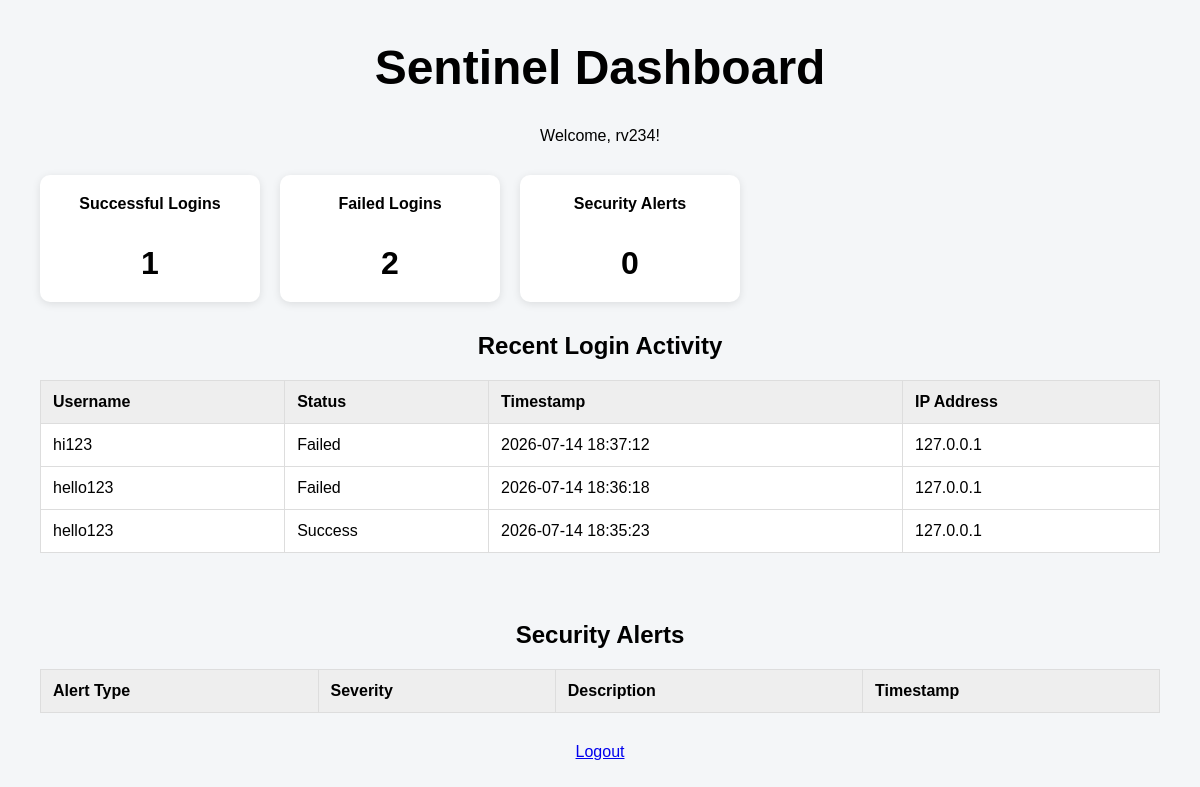
The app's page /dashboard (signed in) with its own data.
### tables this page shows
CREATE TABLE login_attempts (
            id INTEGER PRIMARY KEY AUTOINCREMENT,
            username TEXT NOT NULL,
            success INTEGER NOT NULL,
            timestamp DATETIME DEFAULT CURRENT_TIMESTAMP,
            ip_address TEXT NOT NULL
        );

### app.py (the view)
@app.route("/dashboard")
def dashboard():
    if "user_id" not in session:
        return redirect(url_for("login"))
    attempts = get_recent_login_attempts()
    alerts = get_recent_security_alerts()
    stats = get_dashboard_stats()
    return render_template(
        "dashboard.html",
        username=session["username"],
        attempts=attempts,
        alerts=alerts,
        stats=stats
    )

### database.py (called while the page is built)
def get_recent_login_attempts(limit=10):
    connection = sqlite3.connect("sentinel.db")
    cursor = connection.cursor()
    cursor.execute(
        """
        SELECT username, success, timestamp, ip_address
        FROM login_attempts
        ORDER BY timestamp DESC
        LIMIT ?
        """,
        (limit,)
    )
    attempts = cursor.fetchall()
    connection.close()
    return attempts
    connection.commit()
    connection.close()

def get_recent_security_alerts(limit=10):
    connection = sqlite3.connect("sentinel.db")
    cursor = connection.cursor()
    cursor.execute(
        """
        SELECT alert_type, severity, description, timestamp
        FROM security_alerts
        ORDER BY timestamp DESC
        LIMIT ?
        """,
        (limit,)
    )
    alerts = cursor.fetchall()
    connection.close()
    return alerts

def get_dashboard_stats():
    connection = sqlite3.connect("sentinel.db")
    cursor = connection.cursor()
    cursor.execute("""
        SELECT COUNT(*)
        FROM login_attempts
        WHERE success = 1
    """)
    successful_logins = cursor.fetchone()[0]
    cursor.execute("""
        SELECT COUNT(*)
        FROM login_attempts
        WHERE success = 0
    """)
    failed_logins = cursor.fetchone()[0]
    cursor.execute("""
        SELECT COUNT(*)
        FROM security_alerts
    """)
    total_alerts = cursor.fetchone()[0]
    connection.close()
    return {
        "successful_logins": successful_logins,
        "failed_logins": failed_logins,
        "total_alerts": total_alerts
    }

### templates/dashboard.html (shortened to what this page needs)
<link rel="stylesheet" href="{{ url_for('static', filename='style.css') }}">
<body>
    <h1>Sentinel Dashboard</h1>
    <p>Welcome, {{ username }}!</p>
<div class="stats-container">
    <div class="stat-card">
        <h3>Successful Logins</h3>
        <p>{{ stats["successful_logins"] }}</p>
    </div>
    <div class="stat-card">
        <h3>Failed Logins</h3>
        <p>{{ stats["failed_logins"] }}</p>
    </div>
    <div class="stat-card">
        <h3>Security Alerts</h3>
        <p>{{ stats["total_alerts"] }}</p>
    </div>
</div>
    <h2>Recent Login Activity</h2>
    <table border="1">
        <tr>
            <th>Username</th>
            <th>Status</th>
            <th>Timestamp</th>
            <th>IP Address</th>
        </tr>
        {% for attempt in attempts %}
        <tr>
            <td>{{ attempt[0] }}</td>
            <td>
                {% if attempt[1] == 1 %}
                    Success
                {% else %}
                    Failed
                {% endif %}
            </td>
            <td>{{ attempt[2] }}</td>
            <td>{{ attempt[3] }}</td>
        </tr>
        {% endfor %}
    </table>
    <br>
    <h2>Security Alerts</h2>
    <table border="1">
        <tr>
            <th>Alert Type</th>
            <th>Severity</th>
            <th>Description</th>
            <th>Timestamp</th>
        </tr>
    </table>
    <a href="{{ url_for('logout') }}">Logout</a>
</body>

### static/style.css (style rules this page uses)
body { font-family: Arial, sans-serif; background:#f4f4f4; text-align:center; padding-top:100px; }
h1 { font-size:48px; }
body { font-family: Arial, sans-serif; background: #f4f6f8; margin: 0; padding: 40px; }
.stats-container { display: flex; gap: 20px; margin: 30px 0; }
.stat-card { background: white; padding: 20px; border-radius: 10px; min-width: 180px; box-shadow: 0 2px 8px rgba(0, 0, 0, 0.1); }
.stat-card h3 { margin-top: 0; font-size: 16px; }
.stat-card p { font-size: 32px; font-weight: bold; margin-bottom: 0; }
table { width: 100%; border-collapse: collapse; background: white; margin-bottom: 30px; }
th, td { padding: 12px; border: 1px solid #ddd; text-align: left; }
th { background: #eeeeee; }

### records on screen
login_attempts: username "hi123", success "Failed", timestamp "2026-07-14 18:37:12", ip_address "127.0.0.1"
login_attempts: username "hello123", success "Failed", timestamp "2026-07-14 18:36:18", ip_address "127.0.0.1"
login_attempts: username "hello123", success "Success", timestamp "2026-07-14 18:35:23", ip_address "127.0.0.1"

### other values on screen
{{ username }} "rv234"
{{ stats["successful_logins"] }} "1"
{{ stats["failed_logins"] }} "2"
{{ stats["total_alerts"] }} "0"
